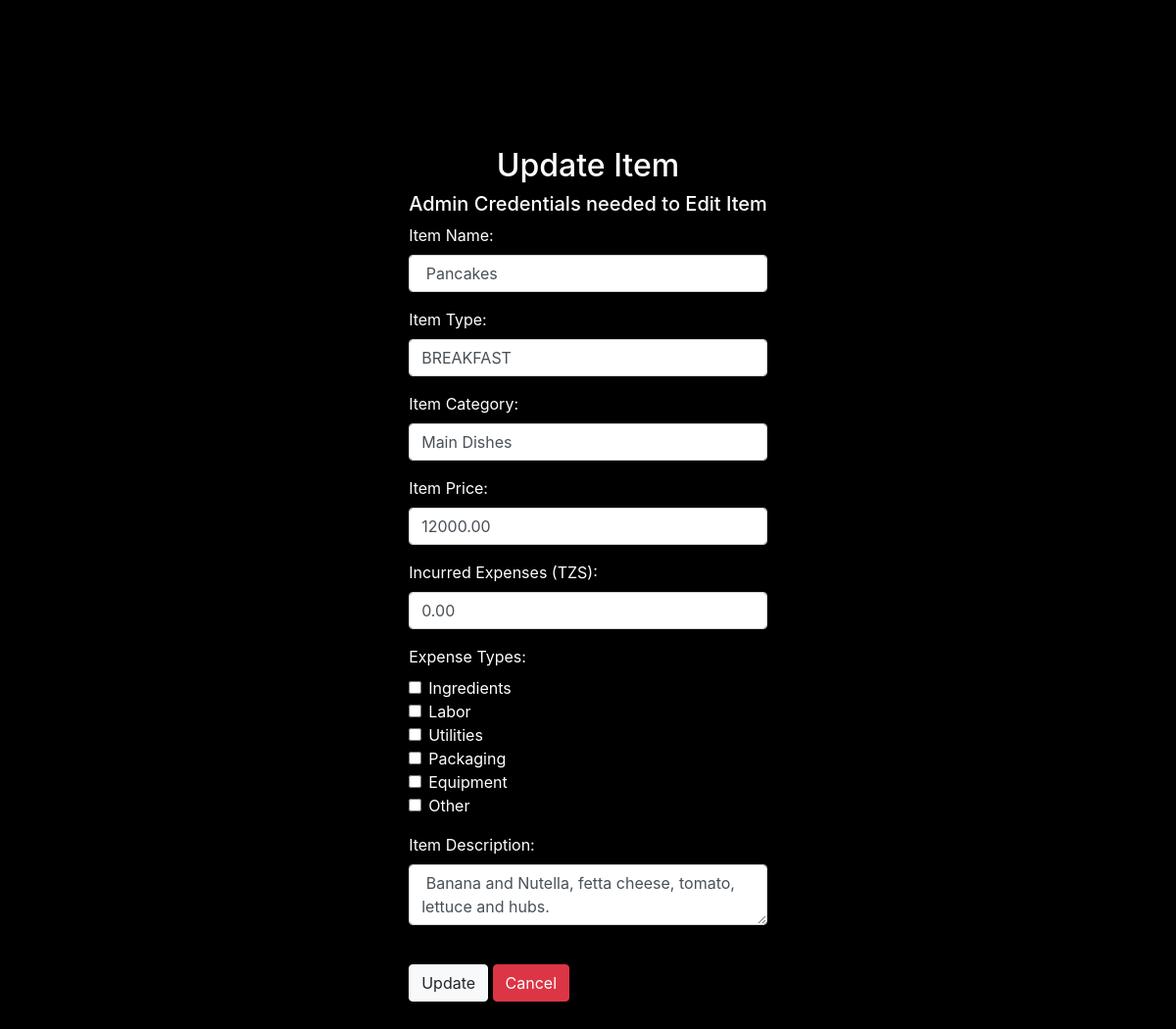
Screenshot of /adminSide/menuCrud/updateItem.php?id=F002 with the database file from the repository.
### tables this page shows
CREATE TABLE `menu` (
  `item_id` varchar(6) NOT NULL,
  `item_name` varchar(255) DEFAULT NULL,
  `item_type` varchar(255) DEFAULT NULL,
  `item_category` varchar(255) DEFAULT NULL,
  `item_price` decimal(10,2) DEFAULT NULL,
  `expense_amount` decimal(10,2) DEFAULT 0.00,
  `expense_types` text DEFAULT NULL,
  `item_description` varchar(255) DEFAULT NULL
);

### adminSide/menuCrud/updateItem.php (the view, shortened to what this page needs)
<?php
require_once "../config.php";
$item_id = $item_name = $item_type = $item_category = $item_price = $expense_amount = $expense_types = $item_description = "";
if (isset($_GET['id']) && !empty($_GET['id'])) {
    $sql = "SELECT * FROM menu WHERE item_id = ?";
    if ($stmt = mysqli_prepare($link, $sql)) {
        mysqli_stmt_bind_param($stmt, "s", $param_item_id);
        if (mysqli_stmt_execute($stmt)) {
            $result = mysqli_stmt_get_result($stmt);
            if (mysqli_num_rows($result) == 1) {
                $row = mysqli_fetch_assoc($result);
                $item_name = $row['item_name'];
                $item_type = $row['item_type'];
                $item_category = $row['item_category'];
                $item_price = $row['item_price'];
                $expense_amount = $row['expense_amount'] ?? 0.00;
                $expense_types = $row['expense_types'] ?? "";
                $item_description = $row['item_description'];
            } else {
                echo "Item not found.";
                exit();
            }
        } else {
            echo "Error retrieving item details.";
            exit();
        }
    }
}
?>
<!DOCTYPE html>
<html lang="en">
<head>
    <link rel="stylesheet" href="https://stackpath.bootstrapcdn.com/bootstrap/4.5.2/css/bootstrap.min.css">
</head>
<body>
     <div class="login-container">
        <div class="login_wrapper">
    <div class="wrapper">
    <h2 style="text-align: center;">Update Item</h2>
    <h5>Admin Credentials needed to Edit Item</h5>
    <form action="" method="post" >
        <div class="form-group">
            <label for="item_name"  class="form-label" >Item Name:</label>
            <input type="text" name="item_name" id="item_name" class="form-control"  placeholder="Spaghetti" value="<?php echo htmlspecialchars($item_name); ?>" required>
        </div>
        <div class="form-group">
            <label for="item_type"  class="form-label">Item Type:</label>
            <input type="text" name="item_type" id="item_type" class="form-control"placeholder="Beer, Cocktail, etc .." value="<?php echo htmlspecialchars($item_type); ?>" required>
        </div>
        <div class="form-group"  class="form-label">
            <label for="item_category" >Item Category:</label>
            <input type="text" name="item_category" id="item_category" class="form-control" placeholder="Main Dish/ Side Dish/ Drinks" value="<?php echo htmlspecialchars($item_category); ?>" required>
        </div>
        <div class="form-group" class="form-label">
            <label for="item_price">Item Price:</label>
            <input type="number" min=0.01 step="0.01" name="item_price" id="item_price" placeholder="Enter Item Price"class="form-control" value="<?php echo htmlspecialchars($item_price);?>" required>
        </div>
        <div class="form-group">
            <label for="expense_amount" class="form-label">Incurred Expenses (TZS):</label>
            <input type="number" min="0" step="0.01" name="expense_amount" id="expense_amount" placeholder="0.00" class="form-control" value="<?php echo htmlspecialchars($expense_amount); ?>">
        </div>
        <div class="form-group">
            <label for="expense_types" class="form-label">Expense Types:</label>
            <?php
            $selectedTypes = explode(",", $expense_types);
            $expenseTypeOptions = ['ingredients', 'labor', 'utilities', 'packaging', 'equipment', 'other'];
            ?>
            <?php foreach ($expenseTypeOptions as $type): ?>
                <div class="form-check">
                    <input class="form-check-input" type="checkbox" name="expense_types[]" value="<?= $type ?>" id="expense_<?= $type ?>" <?= in_array($type, $selectedTypes) ? 'checked' : '' ?>>
                    <label class="form-check-label" for="expense_<?= $type ?>"><?= ucfirst($type) ?></label>
                </div>
            <?php endforeach; ?>
        </div>
        <div class="form-group" >
            <label for="item_description" class="form-label" >Item Description:</label>
            <textarea name="item_description" id="item_description" placeholder="The dish...." required class="form-control"> <?php echo htmlspecialchars($item_description); ?> </textarea>
        </div>
        <br>
        <button class="btn btn-light" type="submit" name="submit" value="submit">Update</button>
        <a class="btn btn-danger" href="../panel/menu-panel.php" >Cancel</a>
    </form>
    </div>
        </div>
    </div>
</body>
</html>

### adminSide/menuCrud/updateItem.php (style rules this page uses)
body { display: flex; justify-content: center; align-items: center; background-color: black; color: white; }
.login-container { padding: 50px; border-radius: 10px; margin: 100px auto; max-width: 500px; }

### rows the page displays
menu: item_name "Pancakes", item_type "BREAKFAST", item_category "Main Dishes", item_price "12000.00", expense_amount "0.00", item_description "Banana and Nutella, fetta cheese, tomato, lettuce and hubs."

### other values shown
$type "Ingredients"
$type "Labor"
$type "Utilities"
$type "Packaging"
$type "Equipment"
$type "Other"
